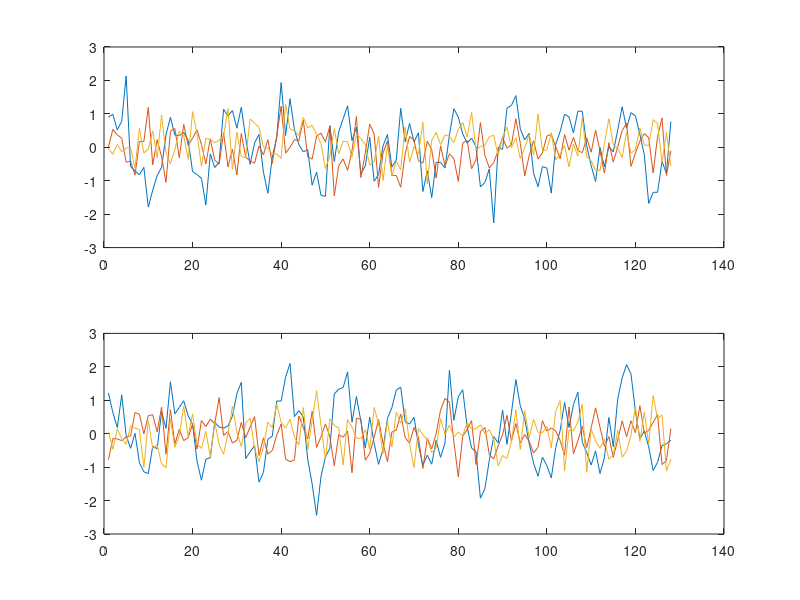

Here is the MATLAB script that generated this plot: (Note: this script raises an error after producing the figure.)
%% test all deferent cohence calculus
clear all
close all
% define parameters
Len=128;
Elec=3;
NoiseVar=0.5;
SignalRatio=1;

% let's have two multimentionnals signals x and y
t=(1:Len)/(Len)*10;
x=NoiseVar*randn(Elec,Len);x(1,:)=x(1,:)+sin(2*pi*t);
y=NoiseVar*randn(Elec,Len);y(1,:)=y(1,:)+SignalRatio*sin(2*pi*t);
figure;subplot(211);plot(x');subplot(212);plot(y')

% we can compute the covariance matrix of x and y such as
Cx=cov(x');
Cy=cov(y');
% Thus a matrix containing both covariance matrix such as :
% Cref = [Cxx  0 ] 
%        [ 0 Cyy ]
Cref=blkdiag(Cx,Cy);
% We can also have the covariance matrix of the two concatenate signal
% C = [Cxx Cxy]
%     [Cyx Cyy]
C=cov([x;y]');

% that contains the cross-variance terms off-diag :
Covxy=1/(size(x,2)-1)*supressMean(x)*supressMean(y)';
Covyx=1/(size(x,2)-1)*supressMean(y)*supressMean(x)';

% the cross-variance terms could be normalized such as
R=(Cx)^(-1/2)*Covxy*(Cy)^(-1/2);
% the synchronization between the signal x and y is
SYNC=SYNC_Riem(x,y)
% that is equivalent to the riemannian distance between C and Cref:
% dr(C,Cref) :
D_C_Cref=distance(Cref,C,'riemann')

Rxy=Cref^(-1/2)*C*Cref^(-1/2);
D_R_I=distance(Cref^(-1/2)*C*Cref^(-1/2),Cref^(-1/2)*Cref*Cref^(-1/2),'riemann')
% that is equivalent to
% the normalized covariance matrix :
% Rxy = [ I  R ]
%       [ R* I ]
D_R_I=distance(Rxy,eye(size(Rxy)),'riemann')

% that is equivalent to
SumEig=sqrt(sum(log(eig(Rxy)).^2))
MeanMeanAbsCovxy=mean(mean(abs(Covxy)))
SumSumAbsCovxy=sum(sum(Covxy))
NormR=norm(R,'fro')
NormFroRxy=norm(Rxy-eye(size(Rxy)),'fro')
SumSumR=sqrt(sum(sum(R.^2)))
SumSumFro=sqrt(sum(sum((Rxy-eye(size(Rxy))).^2)))

for i=1:size(x,1)
    for j=1:size(y,1)
        CORRcoef(i,j)=xcorr(supressMean(x(i,:)/var(x(i,:))),supressMean(y(j,:)/var(y(i,:))),0);
    end
end
MeanMeanAbsCORRCoef=mean(mean(abs(CORRcoef)))

%% compute correlation matrix

eig(Covxy)



%%

% let's have two multimentionnals signals x and y
[x r m]=zscore(x,2);
[y r m]=zscore(y,2);


% we can compute the covariance matrix of x and y such as
Cx=cov(x');
Cy=cov(y');
% Thus a matrix containing both covariance matrix such as :
% Cref = [Cxx  0 ] 
%        [ 0 Cyy ]
Cref=blkdiag(Cx,Cy);
% We can also have the covariance matrix of the two concatenate signal
% C = [Cxx Cxy]
%     [Cyx Cyy]
C=cov([x;y]');

% that contains the cross-variance terms off-diag :
Covxy=1/(size(x,2)-1)*supressMean(x)*supressMean(y)';
Covyx=1/(size(x,2)-1)*supressMean(y)*supressMean(x)';

% the cross-variance terms could be normalized such as
R=(Cx)^(-1/2)*Covxy*(Cy)^(-1/2);

% the synchronization between the signal x and y is
SYNC_Riem(x,y)
% that is equivalent to the riemannian distance between C and Cref:
% dr(C,Cref) :
distance(C,Cref,'riemann')

Rxy=Cref^(-1/2)*C*Cref^(-1/2);
distance(Cref^(-1/2)*C*Cref^(-1/2),Cref^(-1/2)*Cref*Cref^(-1/2),'riemann')
% that is equivalent to
% the normalized covariance matrix :
% Rxy = [ I  R ]
%       [ R* I ]
distance(Rxy,eye(size(Rxy)),'riemann')

% that is equivalent to
sqrt(sum(log(eig(Rxy)).^2))

%sum sum
